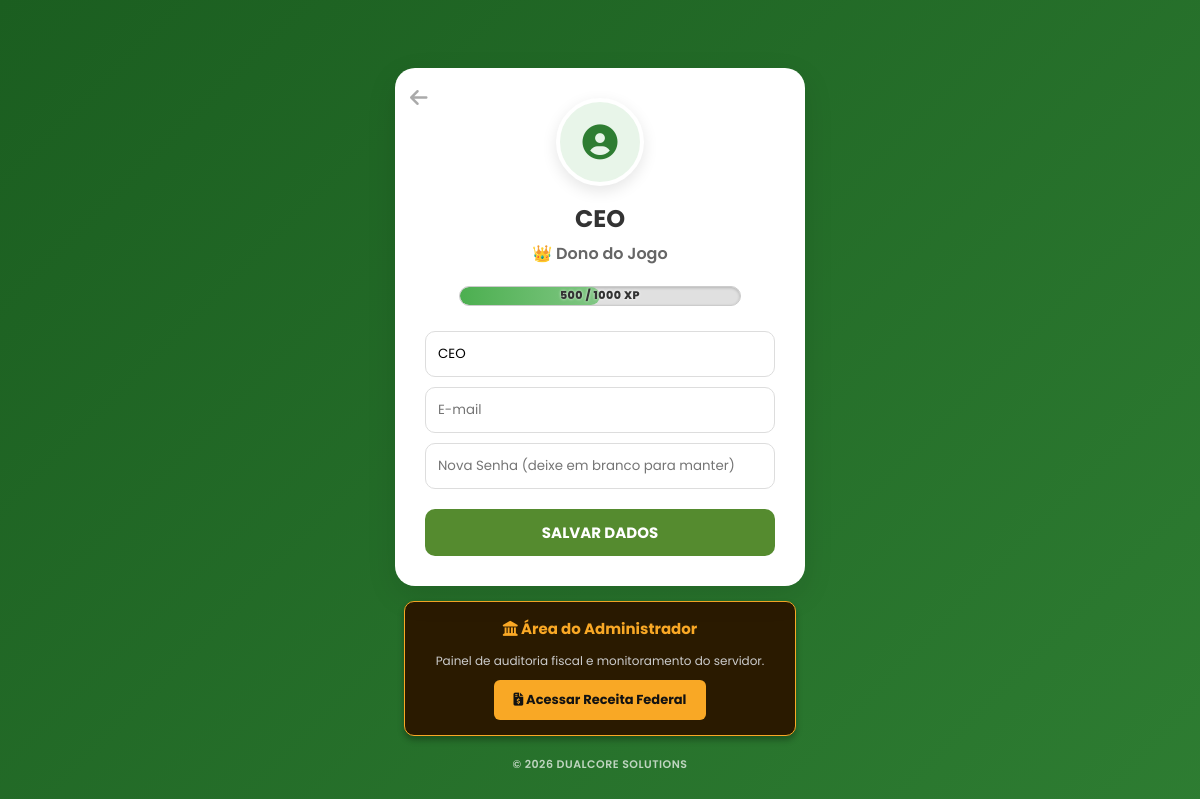
The page /perfil (signed in) on the database as committed earlier.
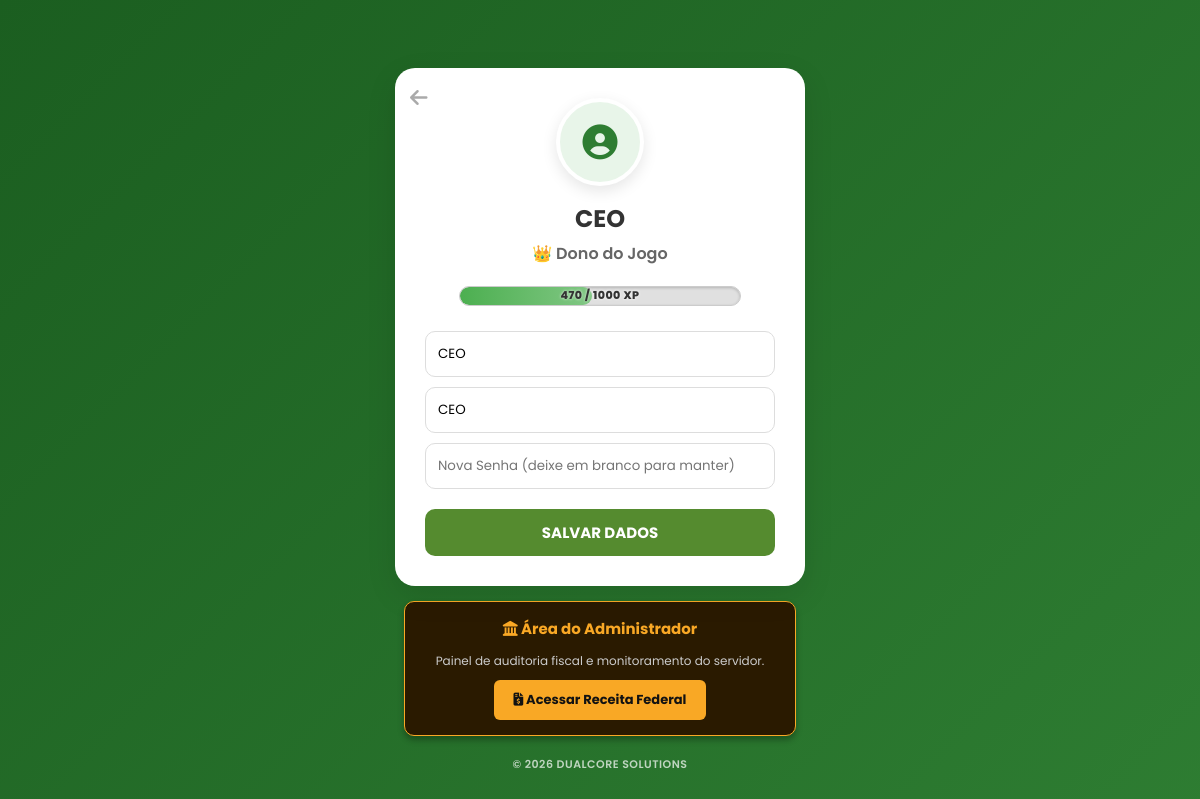
The same page on the database as committed later.
### database.py (models this page shows, shortened)
class Jogador(db.Model):
    __tablename__ = 'jogadores'
    id = db.Column(db.Integer, primary_key=True)
    username = db.Column(db.String(50), unique=True, nullable=False)
    email = db.Column(db.String(120), nullable=True)
    senha_hash = db.Column(db.String(128), nullable=False)
    saldo = db.Column(db.Float, default=1000.0)
    nivel = db.Column(db.Integer, default=1)
    xp = db.Column(db.Integer, default=0)
    energia_atual = db.Column(db.Integer, default=100)
    hab_agricultura = db.Column(db.Integer, default=1)
    hab_pecuaria = db.Column(db.Integer, default=1)
    reputacao = db.Column(db.Integer, default=50)
    hora = db.Column(db.Integer, default=6)
    dia = db.Column(db.Integer, default=1)
    mes = db.Column(db.Integer, default=1)
    ano = db.Column(db.Integer, default=2026)
    is_admin = db.Column(db.Boolean, default=False)
    ultima_acao = db.Column(db.DateTime, default=datetime.utcnow)
    propriedades = db.relationship('Propriedade', backref='dono', lazy=True)
    emprestimos = db.relationship('Emprestimo', backref='devedor', lazy=True)
    contratos = db.relationship('Contrato', backref='contratado', lazy=True)

### app.py (the view)
@app.route('/perfil')
def perfil():
    if 'usuario' not in session:
        return redirect(url_for('login'))
    jogador_atual = Jogador.query.filter_by(username=session['usuario']).first()
    if jogador_atual:
        verificar_nivel(jogador_atual) # 🔥 Atualiza o nível ao abrir o Perfil
    return render_template('perfil.html', jogador=jogador_atual)

### app.py (called while the page is built)
def verificar_nivel(jogador):
    if not jogador:
        return
    if getattr(jogador, 'xp', None) is None:
        jogador.xp = 0
    if getattr(jogador, 'nivel', None) is None:
        jogador.nivel = 1
    xp_necessario = 1000
    subiu_nivel = False
    while jogador.xp >= xp_necessario:
        jogador.xp -= xp_necessario
        jogador.nivel += 1
        subiu_nivel = True
    if subiu_nivel:
        db.session.commit()

### templates/perfil.html (shortened to what this page needs)
<!DOCTYPE html>
<html lang="pt-BR">
<head>
    <link rel="stylesheet" href="https://cdnjs.cloudflare.com/ajax/libs/font-awesome/6.4.0/css/all.min.css">
    <link rel="stylesheet" href="{{ url_for('static', filename='css/perfil.css') }}">
</head>
<body>
    <div class="card">
        <a href="/mapa" class="btn-back"><i class="fas fa-arrow-left"></i></a>
        <div class="avatar"><i class="fas fa-user-circle"></i></div>
        <h2>{{ jogador.username }}</h2>
        <p class="titulo-jogador">
            {% if jogador.is_admin %}👑 Dono do Jogo{% else %}Fazendeiro - Nível {{ jogador.nivel }}{% endif %}
        </p>
        <div style="width: 100%; max-width: 280px; margin: 5px auto 25px auto; background: #e0e0e0; border-radius: 12px; height: 18px; overflow: hidden; border: 1px solid #ccc; position: relative; box-shadow: inset 0 1px 3px rgba(0,0,0,0.2);">
            {% set xp_atual = jogador.xp|default(0) %}
            {% set xp_necessario = (jogador.nivel * 1000) if jogador.nivel else 1000 %}
            {% set porcentagem = (xp_atual / xp_necessario * 100) if xp_necessario > 0 else 0 %}
            {% set porcentagem_final = 100 if porcentagem > 100 else porcentagem %}
            <div style="width: {{ porcentagem_final }}%; background: linear-gradient(90deg, #4caf50, #81c784); height: 100%; border-radius: 12px; transition: width 0.5s ease-in-out;"></div>
            <span style="position: absolute; width: 100%; height: 100%; top: 0; left: 0; font-size: 11px; font-weight: 800; color: #333; display: flex; align-items: center; justify-content: center; text-shadow: 0px 0px 3px rgba(255,255,255,0.9); letter-spacing: 0.5px;">
                {{ xp_atual }} / {{ xp_necessario }} XP
            </span>
        </div>
        <input type="text" id="nome" value="{{ jogador.username }}" placeholder="Nome">
        <input type="email" id="email" value="{{ jogador.email or '' }}" placeholder="E-mail">
        <input type="password" id="senha" placeholder="Nova Senha (deixe em branco para manter)">
        <button onclick="salvarPerfil()">SALVAR DADOS</button>
    </div>
    {% if jogador and jogador.is_admin %}
    <div style="width: 90%; max-width: 360px; margin: 15px auto 0 auto; background: #2a1a00; border: 1px solid #f9a825; padding: 15px; border-radius: 10px; text-align: center; box-shadow: 0 4px 6px rgba(0,0,0,0.3);">
        <h4 style="color: #f9a825; margin: 0 0 5px 0; font-size: 15px;"><i class="fas fa-landmark"></i> Área do Administrador</h4>
        <p style="color: #ccc; font-size: 12px; margin-bottom: 10px;">Painel de auditoria fiscal e monitoramento do servidor.</p>
        <a href="/admin/receita-federal" style="background: #f9a825; color: #121212; padding: 10px 20px; border-radius: 6px; text-decoration: none; font-weight: bold; display: inline-block; font-size: 13px;">
            <i class="fas fa-file-invoice-dollar"></i> Acessar Receita Federal
        </a>
    </div>
    {% endif %}
    <div class="copyright-perfil">
        &copy; 2026 DualCore Solutions
    </div>
</body>
</html>

### static/css/perfil.css (style rules this page uses)
body { background: linear-gradient(135deg, #1b5e20 0%, #2e7d32 100%); font-family: 'Poppins', sans-serif; margin: 0; padding: 20px; min-height: 100vh; display: flex; flex-direction: column; align-items: center; justify-content: center; }
.card { background: white; padding: 30px; border-radius: 20px; box-shadow: 0 10px 30px rgba(0,0,0,0.1); width: 85%; max-width: 350px; text-align: center; position: relative; }
.avatar { width: 80px; height: 80px; background: #e8f5e9; border-radius: 50%; margin: 0 auto 15px; display: flex; align-items: center; justify-content: center; font-size: 35px; color: #2e7d32; border: 4px solid white; box-shadow: 0 5px 15px rgba(0,0,0,0.1); }
h2 { margin: 0; color: #333; }
.titulo-jogador { color: #666; margin: 5px 0 20px; font-weight: 600; }
input { width: 100%; padding: 12px; margin-bottom: 10px; border: 1px solid #ddd; border-radius: 10px; box-sizing: border-box; font-family: 'Poppins', sans-serif; outline: none; }
button { width: 100%; padding: 12px; background: #558b2f; color: white; border: none; border-radius: 10px; font-weight: bold; cursor: pointer; margin-top: 10px; font-family: 'Poppins', sans-serif; font-size: 15px; transition: 0.3s; }
.btn-back { position: absolute; top: 15px; left: 15px; color: #aaa; font-size: 20px; text-decoration: none; }
.copyright-perfil { margin-top: 20px; font-size: 11px; color: rgba(255, 255, 255, 0.7); font-weight: 600; text-transform: uppercase; letter-spacing: 0.5px; }

Rows that differ between the two databases and show on the page:
changed Jogador "CEO": xp "500" → "470"; email (not shown) → "CEO"
Other text that changed with them:
{{ porcentagem_final }}: 50.0 → 47.0 (drawn)
